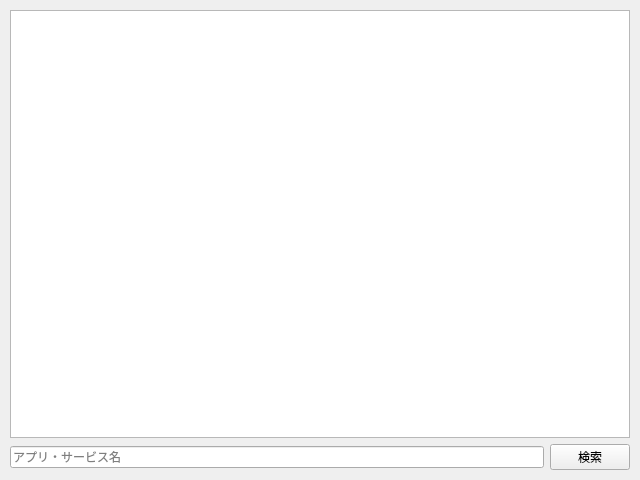
<?xml version="1.0" encoding="UTF-8"?>
<ui version="4.0">
 <class>MainWindow</class>
 <widget class="QMainWindow" name="MainWindow">
  <property name="enabled">
   <bool>true</bool>
  </property>
  <property name="geometry">
   <rect>
    <x>0</x>
    <y>0</y>
    <width>640</width>
    <height>480</height>
   </rect>
  </property>
  <property name="windowTitle">
   <string>PasswordManager</string>
  </property>
  <widget class="QWidget" name="Widget">
   <widget class="QWidget" name="verticalLayoutWidget">
    <property name="geometry">
     <rect>
      <x>10</x>
      <y>10</y>
      <width>620</width>
      <height>460</height>
     </rect>
    </property>
    <layout class="QVBoxLayout" name="verticalLayout">
     <item>
      <widget class="QListView" name="listView"/>
     </item>
     <item>
      <layout class="QHBoxLayout" name="horizontalLayout">
       <item>
        <widget class="QLineEdit" name="nameInput">
         <property name="placeholderText">
          <string>アプリ・サービス名</string>
         </property>
        </widget>
       </item>
       <item>
        <widget class="QPushButton" name="searchBtn">
         <property name="text">
          <string>検索</string>
         </property>
         <property name="checkable">
          <bool>false</bool>
         </property>
        </widget>
       </item>
      </layout>
     </item>
    </layout>
   </widget>
  </widget>
 </widget>
 <resources/>
 <connections/>
</ui>
